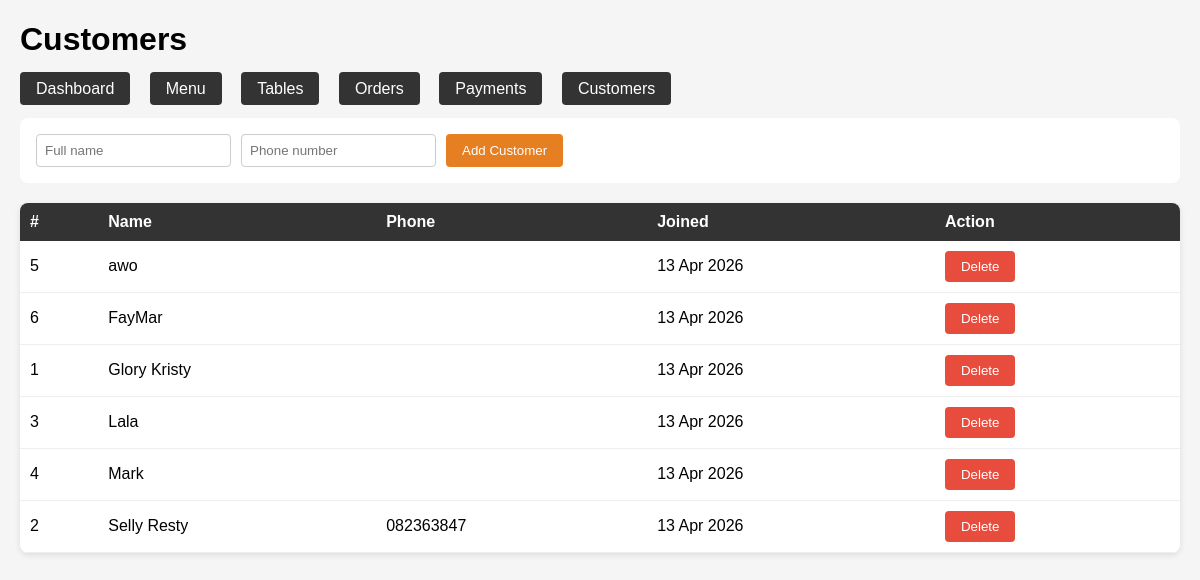
The page /customers.php on the database its author committed.
### tables this page shows
CREATE TABLE `customers` (
  `id` int(11) NOT NULL AUTO_INCREMENT,
  `name` varchar(100) NOT NULL,
  `phone` varchar(20) DEFAULT NULL,
  `created_at` timestamp NOT NULL DEFAULT current_timestamp(),
  PRIMARY KEY (`id`)
);

### customers.php (the view, shortened to what this page needs)
<?php
require 'config.php';
$customers = $db->query("SELECT * FROM customers ORDER BY name");
?>
<!DOCTYPE html>
<html>
<head>
</head>
<body>
<h1>Customers</h1>
<div class="nav">
  <a href="index.php">Dashboard</a>
  <a href="menu.php">Menu</a>
  <a href="tables.php">Tables</a>
  <a href="orders.php">Orders</a>
  <a href="payments.php">Payments</a>
  <a href="customers.php">Customers</a>
</div>
<form class="add" method="post">
  <input type="text" name="name"  placeholder="Full name" required>
  <input type="text" name="phone" placeholder="Phone number">
  <button type="submit">Add Customer</button>
</form>
<table>
  <tr><th>#</th><th>Name</th><th>Phone</th><th>Joined</th><th>Action</th></tr>
  <?php while ($r = $customers->fetch_assoc()): ?>
  <tr>
    <td><?= $r['id'] ?></td>
    <td><?= htmlspecialchars($r['name']) ?></td>
    <td><?= $r['phone'] ?></td>
    <td><?= date('d M Y', strtotime($r['created_at'])) ?></td>
    <td>
      <form method="post" style="display:inline">
        <button class="btn-delete" onclick="return confirm('Delete this customer?')">Delete</button>
      </form>
    </td>
  </tr>
  <?php endwhile; ?>
</table>
</body>
</html>

### customers.php (style rules this page uses)
body { font-family: sans-serif; margin: 20px; background: #f5f5f5; }
.nav a { margin-right: 15px; padding: 8px 16px; background: #333; color: #fff; text-decoration: none; border-radius: 4px; }
form.add { background: #fff; padding: 16px; border-radius: 8px; margin: 20px 0; display: flex; gap: 10px; }
input { padding: 8px; border: 1px solid #ccc; border-radius: 4px; }
button { padding: 8px 16px; background: #e67e22; color: #fff; border: none; border-radius: 4px; cursor: pointer; }
table { width: 100%; border-collapse: collapse; background: #fff; border-radius: 8px; overflow: hidden; box-shadow: 0 2px 6px rgba(0,0,0,.1); }
th { background: #333; color: #fff; padding: 10px; text-align: left; }
td { padding: 10px; border-bottom: 1px solid #eee; }
.btn-delete { background: #e74c3c; }

### rows shown on the page
customers: id "5", name "awo", created_at "13 Apr 2026"
customers: id "6", name "FayMar", created_at "13 Apr 2026"
customers: id "1", name "Glory Kristy", created_at "13 Apr 2026"
customers: id "3", name "Lala", created_at "13 Apr 2026"
customers: id "4", name "Mark", created_at "13 Apr 2026"
customers: id "2", name "Selly Resty", phone "082363847", created_at "13 Apr 2026"
